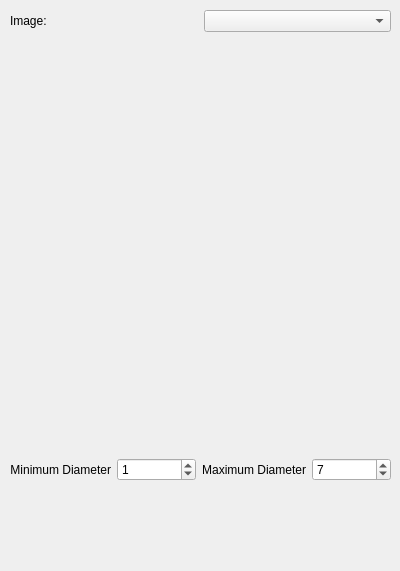
<?xml version="1.0" encoding="UTF-8"?>
<ui version="4.0">
 <class>VesselFilteringView</class>
 <widget class="QWidget" name="VesselFilteringView">
  <property name="geometry">
   <rect>
    <x>0</x>
    <y>0</y>
    <width>400</width>
    <height>571</height>
   </rect>
  </property>
  <property name="windowTitle">
   <string>Form</string>
  </property>
  <widget class="QWidget" name="verticalLayoutWidget">
   <property name="geometry">
    <rect>
     <x>10</x>
     <y>10</y>
     <width>381</width>
     <height>471</height>
    </rect>
   </property>
   <layout class="QVBoxLayout" name="verticalLayout">
    <item>
     <layout class="QHBoxLayout" name="horizontalLayout">
      <item>
       <widget class="QLabel" name="label">
        <property name="text">
         <string>Image:</string>
        </property>
       </widget>
      </item>
      <item>
       <widget class="QmitkDataStorageComboBox" name="ImageSelector"/>
      </item>
     </layout>
    </item>
    <item>
     <widget class="QmitkPointListWidget" name="SeedPointList" native="true"/>
    </item>
    <item>
     <layout class="QHBoxLayout" name="horizontalLayout_2">
      <item>
       <widget class="QLabel" name="label_2">
        <property name="text">
         <string>Minimum Diameter</string>
        </property>
        <property name="alignment">
         <set>Qt::AlignRight|Qt::AlignTrailing|Qt::AlignVCenter</set>
        </property>
       </widget>
      </item>
      <item>
       <widget class="QSpinBox" name="MinDiameter">
        <property name="value">
         <number>1</number>
        </property>
       </widget>
      </item>
      <item>
       <widget class="QLabel" name="label_3">
        <property name="text">
         <string>Maximum Diameter</string>
        </property>
        <property name="alignment">
         <set>Qt::AlignRight|Qt::AlignTrailing|Qt::AlignVCenter</set>
        </property>
       </widget>
      </item>
      <item>
       <widget class="QSpinBox" name="MaxDiameter">
        <property name="value">
         <number>7</number>
        </property>
       </widget>
      </item>
     </layout>
    </item>
   </layout>
  </widget>
 </widget>
 <customwidgets>
  <customwidget>
   <class>QmitkDataStorageComboBox</class>
   <extends>QComboBox</extends>
   <header>QmitkDataStorageComboBox.h</header>
  </customwidget>
  <customwidget>
   <class>QmitkPointListWidget</class>
   <extends>QWidget</extends>
   <header>QmitkPointListWidget.h</header>
   <container>1</container>
  </customwidget>
 </customwidgets>
 <resources/>
 <connections/>
</ui>
